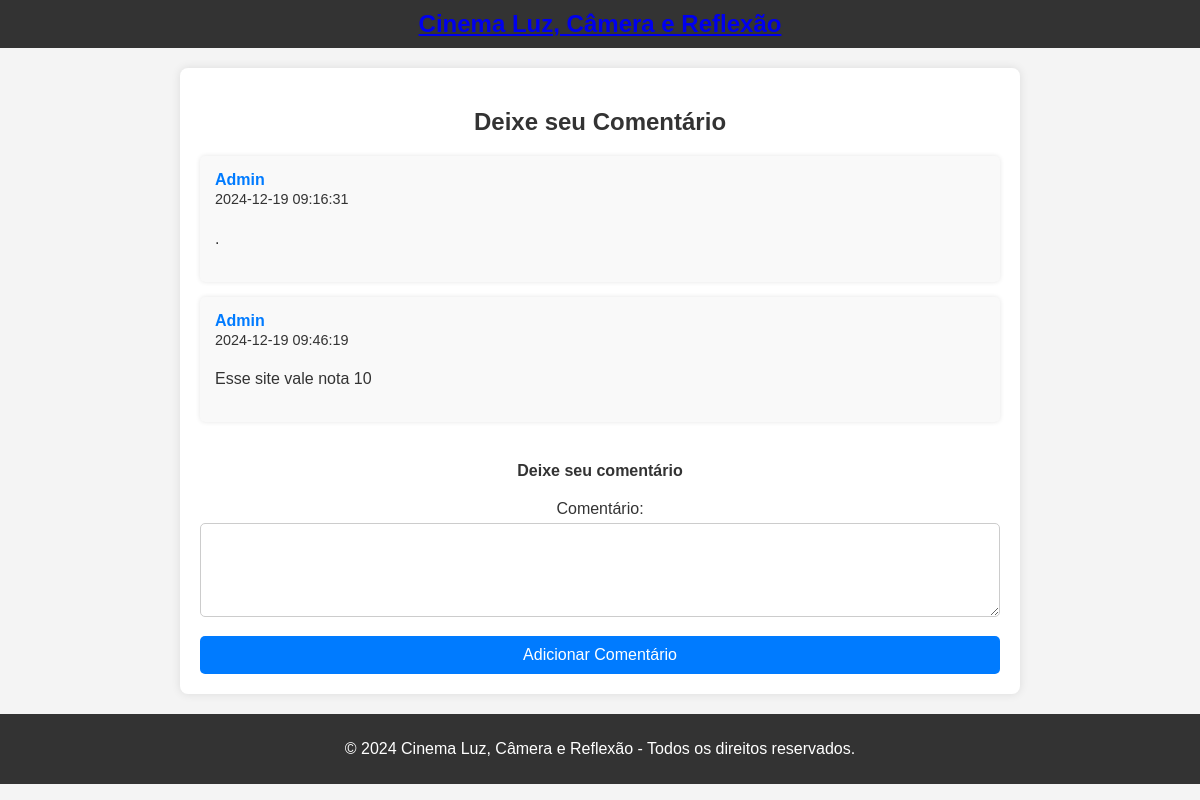
/Coments/Visualizar/Comentar, run on the app's committed database.
### app.py (models this page shows)
class Comentario(db.Model):
    __tablename__ = 'comentarios'
    Id = db.Column(db.Integer, primary_key=True)
    Usuario = db.Column(db.String(80), nullable=False)
    Data = db.Column(db.String(100), nullable=False)
    Descricao = db.Column(db.String(200), nullable=False)

### app.py (the view)
@app.route('/Coments/Visualizar/Comentar', methods=["GET", "POST"])
def Coment():
    comentarios = Comentario.query.all()
    return render_template('Comentarios.html', Comentarios = comentarios)

### templates/Comentarios.html (shortened to what this page needs)
<!DOCTYPE html>
<html lang="pt-br">
<head>
    <link rel="stylesheet" href="{{ url_for('static', filename='CSS/Comentarios.css') }}">
</head>
<body>
    <header>
        <div class="logo">
            <a href='/'> <h1>Cinema Luz, Câmera e Reflexão</h1> </a>
        </div>
    </header>
    <main class="comentarios-container">
        <h2>Deixe seu Comentário</h2>
        <div class="comentarios">
            {% for comentario in Comentarios %}
            <div class="comment">
                <div class="comment-header">
                    <h4>{{ comentario.Usuario }}</h4>
                    <p>{{ comentario.Data }}</p>
                </div>
                <p>{{ comentario.Descricao }}</p>
            </div>
            {% else %}
            <p>Não há comentários ainda.</p>
            {% endfor %}
        </div>
        <div class="comment-form">
            <h4>Deixe seu comentário</h4>
            <form action="{{ url_for('ComentCadastro') }}" method="POST">
                <div class="input-group">
                    <label for="descricao">Comentário:</label>
                    <textarea name="descricao" id="descricao" rows="4" class="form-control" required></textarea>
                </div>
                <button type="submit" class="btn">Adicionar Comentário</button>
            </form>
        </div>
    </main>
    <footer>
        <p>&copy; 2024 Cinema Luz, Câmera e Reflexão - Todos os direitos reservados.</p>
    </footer>
</body>
</html>

### static/CSS/Comentarios.css (style rules this page uses)
body { font-family: Arial, sans-serif; margin: 0; padding: 0; background-color: #f4f4f4; }
header { background-color: #333; color: white; padding: 10px 20px; text-align: center; }
h1 { margin: 0; font-size: 24px; }
.comentarios-container { max-width: 800px; margin: 20px auto; padding: 20px; background-color: white; border-radius: 8px; box-shadow: 0 0 10px rgba(0, 0, 0, 0.1); }
h2 { text-align: center; margin-bottom: 20px; color: #333; }
.comentarios { margin-bottom: 40px; }
.comment { background-color: #f9f9f9; padding: 15px; border-radius: 5px; margin-bottom: 15px; box-shadow: 0 0 5px rgba(0, 0, 0, 0.1); }
.comment-header { margin-bottom: 10px; }
.comment-header h4 { margin: 0; color: #007bff; }
.comment-header p { margin: 0; color: #555; font-size: 0.9em; }
.comment p { color: #333; line-height: 1.5; }
.comment-form { margin-top: 30px; text-align: center; }
.comment-form h4 { margin-bottom: 20px; color: #333; }
.input-group { margin-bottom: 15px; }
.input-group label { display: block; margin-bottom: 5px; color: #333; }
.input-group textarea { width: 100%; padding: 10px; border: 1px solid #ccc; border-radius: 5px; font-size: 16px; box-sizing: border-box; }
.btn { width: 100%; padding: 10px; background-color: #007bff; color: white; border: none; border-radius: 5px; font-size: 16px; cursor: pointer; }
footer { background-color: #333; color: white; text-align: center; padding: 10px 0; position: relative; bottom: 0; width: 100%; margin-top: 20px; }

### data on the page
Comentario: Usuario "Admin", Data "2024-12-19 09:16:31", Descricao "."
Comentario: Usuario "Admin", Data "2024-12-19 09:46:19", Descricao "Esse site vale nota 10"
